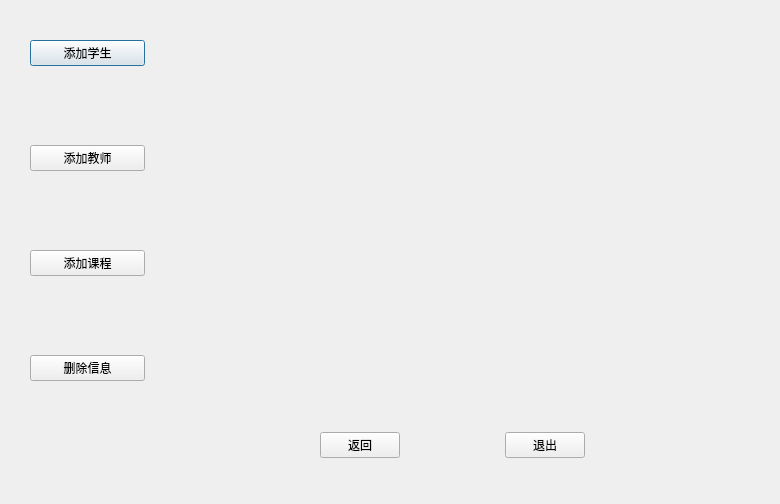
<?xml version="1.0" encoding="UTF-8"?>
<ui version="4.0">
 <class>system</class>
 <widget class="QDialog" name="system">
  <property name="geometry">
   <rect>
    <x>0</x>
    <y>0</y>
    <width>780</width>
    <height>504</height>
   </rect>
  </property>
  <property name="windowTitle">
   <string>Sytem</string>
  </property>
  <widget class="QWidget" name="widget" native="true">
   <property name="geometry">
    <rect>
     <x>30</x>
     <y>40</y>
     <width>115</width>
     <height>341</height>
    </rect>
   </property>
   <layout class="QVBoxLayout" name="verticalLayout">
    <item>
     <widget class="QPushButton" name="btn_addStudengt">
      <property name="text">
       <string>添加学生</string>
      </property>
     </widget>
    </item>
    <item>
     <spacer name="verticalSpacer_2">
      <property name="orientation">
       <enum>Qt::Vertical</enum>
      </property>
      <property name="sizeHint" stdset="0">
       <size>
        <width>20</width>
        <height>40</height>
       </size>
      </property>
     </spacer>
    </item>
    <item>
     <widget class="QPushButton" name="btn_addTeacher">
      <property name="text">
       <string>添加教师</string>
      </property>
     </widget>
    </item>
    <item>
     <spacer name="verticalSpacer_3">
      <property name="orientation">
       <enum>Qt::Vertical</enum>
      </property>
      <property name="sizeHint" stdset="0">
       <size>
        <width>20</width>
        <height>40</height>
       </size>
      </property>
     </spacer>
    </item>
    <item>
     <widget class="QPushButton" name="btn_addCourse">
      <property name="text">
       <string>添加课程</string>
      </property>
     </widget>
    </item>
    <item>
     <spacer name="verticalSpacer_4">
      <property name="orientation">
       <enum>Qt::Vertical</enum>
      </property>
      <property name="sizeHint" stdset="0">
       <size>
        <width>20</width>
        <height>40</height>
       </size>
      </property>
     </spacer>
    </item>
    <item>
     <widget class="QPushButton" name="btn_del">
      <property name="text">
       <string>删除信息</string>
      </property>
     </widget>
    </item>
   </layout>
  </widget>
  <widget class="QWidget" name="widget_2" native="true">
   <property name="geometry">
    <rect>
     <x>320</x>
     <y>420</y>
     <width>265</width>
     <height>50</height>
    </rect>
   </property>
   <layout class="QHBoxLayout" name="horizontalLayout">
    <item>
     <widget class="QPushButton" name="pushButton_5">
      <property name="text">
       <string>返回</string>
      </property>
     </widget>
    </item>
    <item>
     <spacer name="horizontalSpacer">
      <property name="orientation">
       <enum>Qt::Horizontal</enum>
      </property>
      <property name="sizeHint" stdset="0">
       <size>
        <width>40</width>
        <height>20</height>
       </size>
      </property>
     </spacer>
    </item>
    <item>
     <widget class="QPushButton" name="pushButton_6">
      <property name="text">
       <string>退出</string>
      </property>
     </widget>
    </item>
   </layout>
  </widget>
  <widget class="QLabel" name="label">
   <property name="geometry">
    <rect>
     <x>200</x>
     <y>10</y>
     <width>571</width>
     <height>391</height>
    </rect>
   </property>
   <property name="text">
    <string/>
   </property>
   <property name="pixmap">
    <pixmap resource="a.qrc">:/new/prefix1/image/facemark.png</pixmap>
   </property>
  </widget>
 </widget>
 <resources>
  <include location="a.qrc"/>
 </resources>
 <connections/>
</ui>
